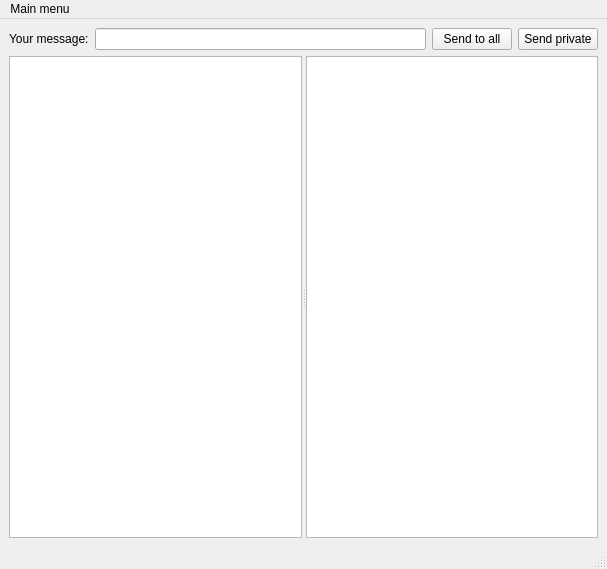
<?xml version="1.0" encoding="UTF-8"?>
<ui version="4.0">
 <class>MainWindow</class>
 <widget class="QMainWindow" name="MainWindow">
  <property name="geometry">
   <rect>
    <x>0</x>
    <y>0</y>
    <width>607</width>
    <height>569</height>
   </rect>
  </property>
  <property name="windowTitle">
   <string>MainWindow</string>
  </property>
  <widget class="QWidget" name="centralwidget">
   <layout class="QVBoxLayout" name="verticalLayout" stretch="0,1">
    <item>
     <layout class="QHBoxLayout" name="horizontalLayout">
      <item>
       <widget class="QLabel" name="label">
        <property name="text">
         <string>Your message:</string>
        </property>
       </widget>
      </item>
      <item>
       <widget class="QLineEdit" name="messageLineEdit"/>
      </item>
      <item>
       <widget class="QPushButton" name="sendMessageButton">
        <property name="text">
         <string>Send to all</string>
        </property>
       </widget>
      </item>
      <item>
       <widget class="QPushButton" name="privateMessageSendButton">
        <property name="text">
         <string>Send private</string>
        </property>
       </widget>
      </item>
     </layout>
    </item>
    <item>
     <widget class="QSplitter" name="splitter">
      <property name="orientation">
       <enum>Qt::Horizontal</enum>
      </property>
      <widget class="QTextBrowser" name="commonChatBrowser"/>
      <widget class="QTextBrowser" name="privateChatBrowser"/>
     </widget>
    </item>
   </layout>
  </widget>
  <widget class="QMenuBar" name="menubar">
   <property name="geometry">
    <rect>
     <x>0</x>
     <y>0</y>
     <width>607</width>
     <height>19</height>
    </rect>
   </property>
   <widget class="QMenu" name="menuMain_menu">
    <property name="title">
     <string>Main menu</string>
    </property>
    <addaction name="actionOpen_another_client"/>
    <addaction name="separator"/>
    <addaction name="actionClose_this_client"/>
   </widget>
   <addaction name="menuMain_menu"/>
  </widget>
  <widget class="QStatusBar" name="statusbar"/>
  <action name="actionOpen_another_client">
   <property name="text">
    <string>Open another client</string>
   </property>
  </action>
  <action name="actionClose_this_client">
   <property name="text">
    <string>Close this client</string>
   </property>
  </action>
 </widget>
 <resources/>
 <connections/>
</ui>
